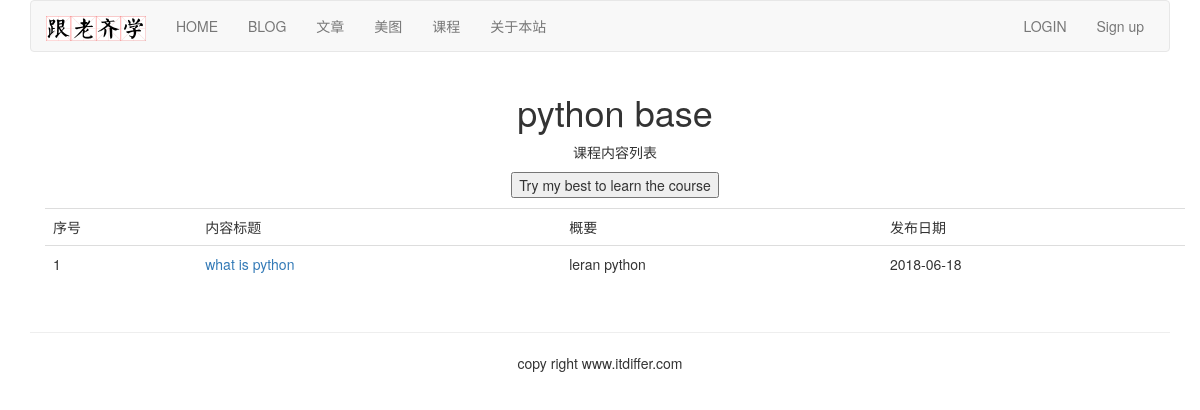
Page /course/lessons-list/6/ on the committed database.
### course/models.py (models this page shows, shortened)
class Course(models.Model):
    user = models.ForeignKey(User, on_delete=models.CASCADE, related_name='courses_user')
    title = models.CharField(max_length=200)
    slug = models.SlugField(max_length=200, unique=True)
    overview = models.TextField()
    created = models.DateTimeField(auto_now_add=True)
    student = models.ManyToManyField(User, related_name="courses_joined", blank=True)
    class Meta:
        ordering = ('-created',)

class Lesson(models.Model):
    user = models.ForeignKey(User, on_delete=models.CASCADE, related_name='lesson_user')
    course = models.ForeignKey(Course, on_delete=models.CASCADE, related_name='lesson')
    title = models.CharField(max_length=200)
    video = models.FileField(upload_to=user_directory_path)    #①
    description = models.TextField(blank=True)
    attach = models.FileField(blank=True, upload_to=user_directory_path)    #②
    created = models.DateTimeField(auto_now_add=True)
    order = OrderField(blank=True, for_fields=['course'])
    class Meta:
        ordering = ['order']

### course/views.py (the view, shortened to what this page needs)
# urls.py: path('lessons-list/<int:course_id>/', StudentListLessonView.as_view(), name="lessons_list"),
class StudentListLessonView(ListLessonsView):    #①
    template_name = "course/slist_lessons.html"    #②

### course/views.py (called while the page is built)
    def get(self, request, course_id):    #④
        course = get_object_or_404(Course, id=course_id)    #⑤
        return self.render_to_response({'course':course})    #⑥

### templates/course/slist_lessons.html (shortened to what this page needs)
{% extends "base.html" %}
{% load staticfiles %}
{% block content %}
<div class="container">
  <div class='text-center'>
    <h1>{{ course.title }}</h1>
    <p>课程内容列表</p>
    <form action="." method="post" class="form-horizontal">{% csrf_token %}
      <input type="button" onclick="start_learn({{course.id}})" value="Try my best to learn the course">
    </form>
  </div>
  <table class="table table-hover" style="margin-top:10px">
    <tr>
      <td>序号</td>
      <td>内容标题</td>
      <td>概要</td>
      <td>发布日期</td>
    </tr>
    {% for lesson in course.lesson.all %}
    <tr id={{ forloop.counter }}>
      <td>{{ forloop.counter }}</td>
      <td><a href="{% url 'course:detail_lesson' lesson.id %}">{{ lesson.title }}</a></td>
      <td>{{ lesson.description | slice:'70'|linebreaks }}</td>
      <td>{{ lesson.created|date:"Y-m-d" }}</td>
    </tr>
    {% empty %}
    <p>还没有发布具体内容，请等待。</p>
    {% endfor %}
  </table>
</div>
{% endblock %}

### rows in the picture
Course: title "python base"
Lesson: title "what is python", description "leran python", created "2018-06-18"
